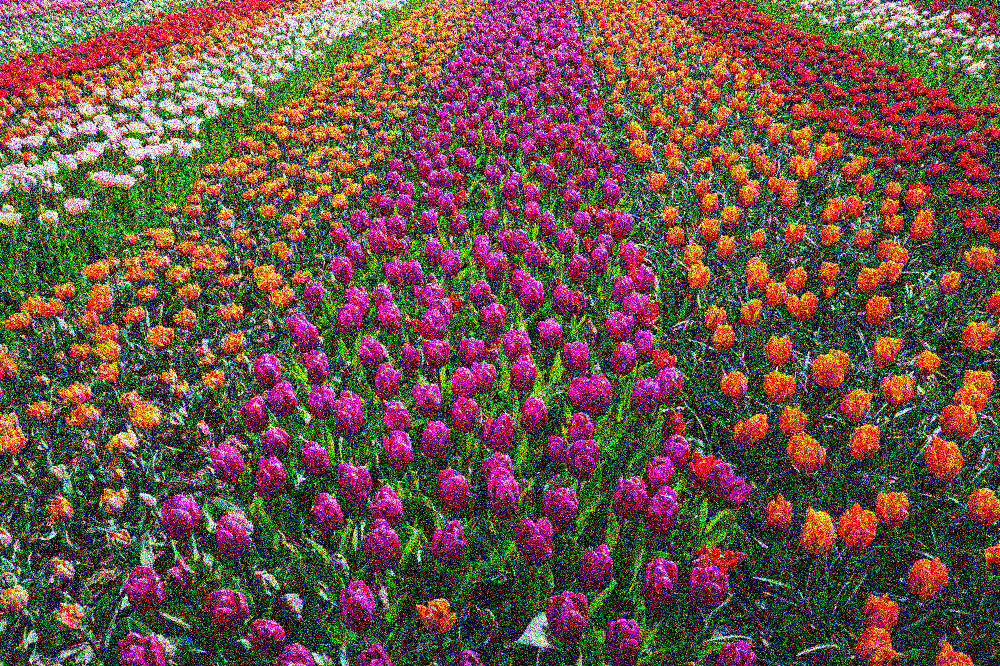
#> input picture data/noisy_flower.jpg, 1000 x 666 px
$ python Q1-flowers.py
#> lines starting #> are read from the running program, lines starting #| are printed output that depends on the picture
import skimage
import numpy as np
import matplotlib.pyplot as plt
from skimage.restoration import denoise_tv_chambolle
from skimage.morphology import binary_closing, remove_small_objects, disk
from skimage.color import rgb2lab
from sklearn.cluster import KMeans


def find_purple_cluster(kmeans_cluster):
    purple_lab = np.array([45.36, 78.75, -77.41])
    distances = np.sum((kmeans_cluster.cluster_centers_ - purple_lab) ** 2,
                       axis=1)

    # Find the cluster closest to the purple lab color
    purple_cluster = np.argmin(distances)
    return purple_cluster


# Read the images
flowers = skimage.io.imread('data/noisy_flower.jpg')[:, :, :3]
flowers_gray = skimage.io.imread('data/noisy_flower.jpg', as_gray=True)
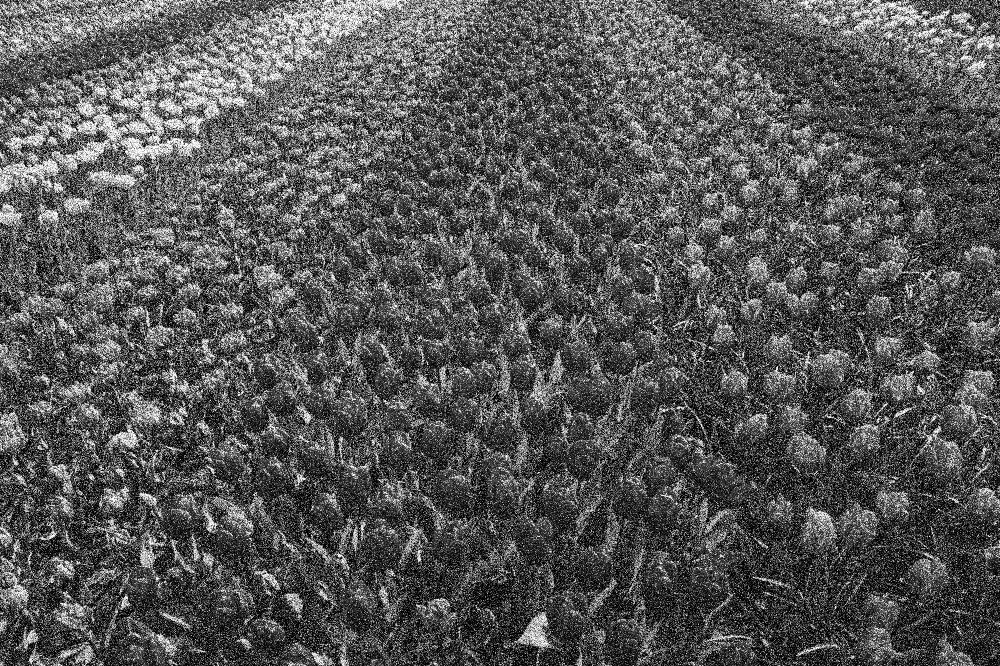
#> flowers_gray: shape (666, 1000) float64; min 0, max 1, mean 0.341

# Denoise using Total Variation filter
flowers_denoised = denoise_tv_chambolle(flowers, weight=0.1)
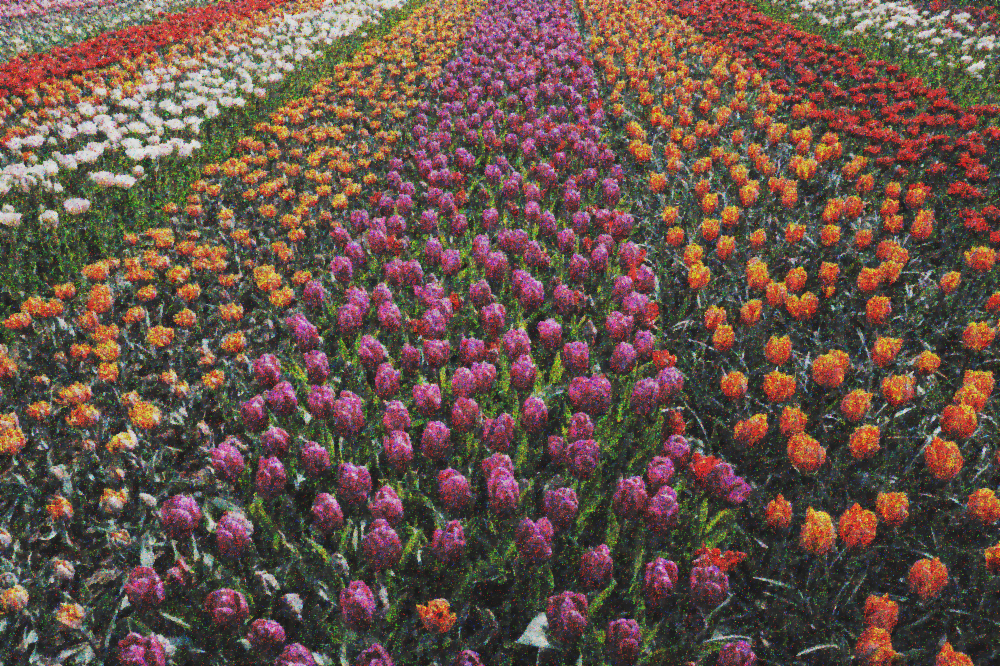
#> flowers_denoised: shape (666, 1000, 3) float64; mean R, G, B 0.406, 0.325, 0.287

# Plot both the originial and the denoised images
plt.figure(figsize=(10, 4))
plt.subplot(1, 2, 1)
plt.imshow(flowers)

# Hide the axes
plt.axis('off')
plt.title('Original noisy image')

plt.subplot(1, 2, 2)
plt.imshow(flowers_denoised)

# Hide the axes
plt.axis('off')
plt.title('Denoised image')
plt.tight_layout()
plt.savefig('figures/denoised_comparison.png')
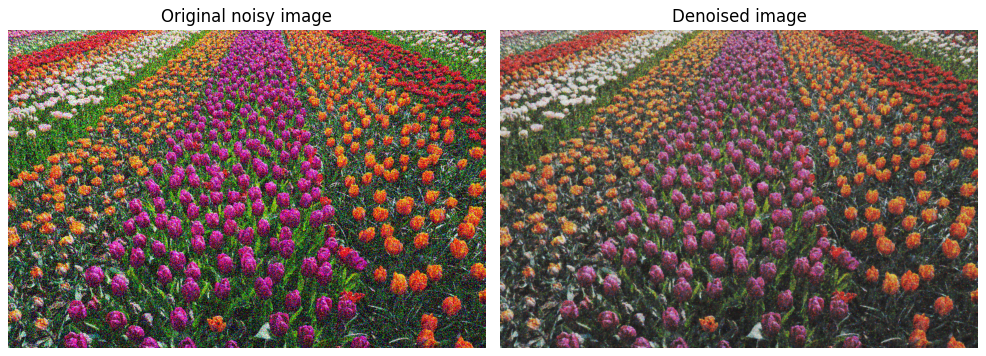
#> figure drawn by matplotlib, 2 panels

# Convert from RGB to LAB color space for better clustering
flowers_lab = rgb2lab(flowers_denoised)
#> flowers_lab: shape (666, 1000, 3) float64; mean of channels 0, 1, 2 37.5, 7.5, 9.7
flowers_noisy_lab = rgb2lab(flowers)
#> flowers_noisy_lab: shape (666, 1000, 3) float64; mean of channels 0, 1, 2 42.2, 12, 14.7

kmeans_denoised = KMeans(n_clusters=5,
                         random_state=0,
                         n_init=25).fit(flowers_lab.reshape(-1, 3))

kmeans_noisy = KMeans(n_clusters=5,
                      random_state=0,
#> (the run stopped early here; a loop or call above may not have finished)
